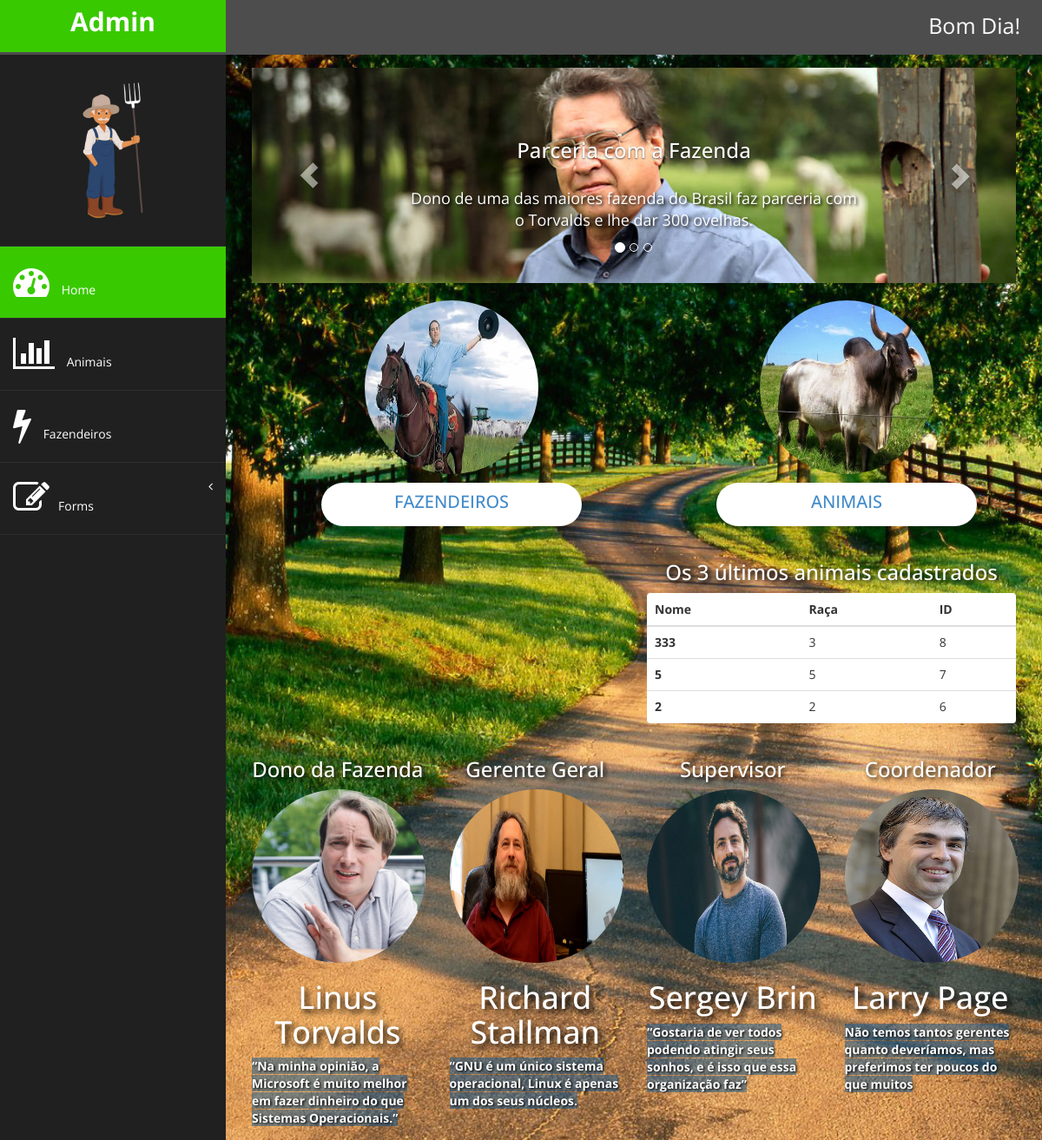
Page /gestao/ on the earlier database version.
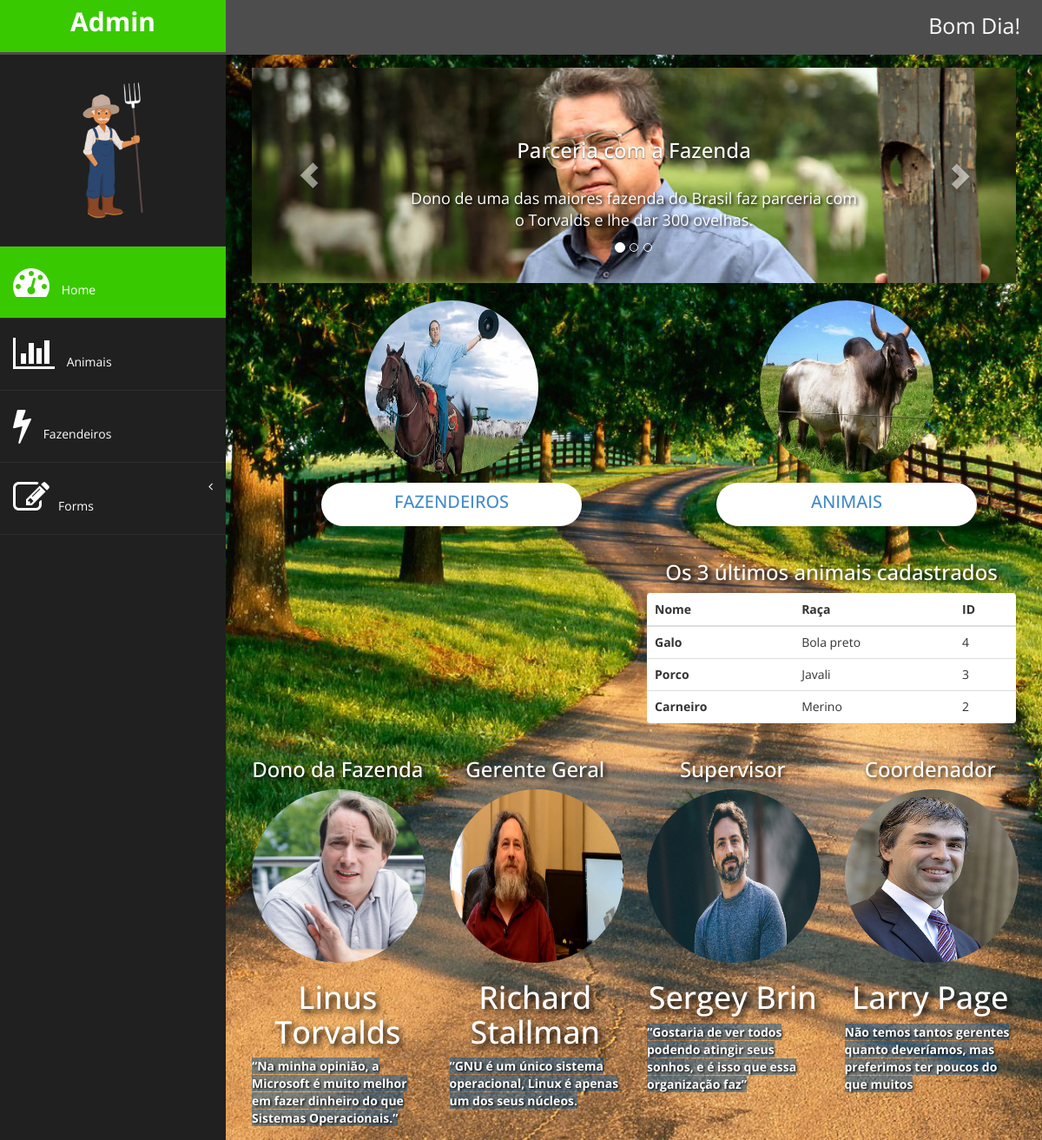
Same page on the later database version.
### gestao/models.py (models this page shows)
class Animal(models.Model):
      nome = models.CharField(max_length=20)
      sexo = models.CharField(max_length=1, choices=[('M','Macho'),('F','Fêmea')])
      raca = models.CharField(max_length=20, verbose_name='Raça')
      cientifico = models.CharField(max_length=20, verbose_name='Nome Científico')
      peso = models.DecimalField(max_digits=6, decimal_places=2)
      tamanho = models.DecimalField(max_digits=5,decimal_places=2)
      expectativa = models.IntegerField(verbose_name='Expectativa de Vida')
      tipo_criacao = models.CharField(max_length=10, choices=[('Abate','Abate'),('Reprodutor','Reprodutor')])

### gestao/views.py (the view)
# urls.py: 2. Add a URL to urlpatterns:  path('', views.home, name='home')
def home(request):
      lista = []
      animais = Animal.objects.all()
      for c in animais[::-1]:
            if len(lista) == 3:
                  break
            else:
                  lista.append(c)
      return render(request, 'home.html', {'lista':lista, 'animal':lista[0], 'turno':horario()})

### gestao/views.py (called while the page is built)
def horario():
      data_e_hora_atuais = datetime.today() - timedelta(hours=3)
      if data_e_hora_atuais.hour >= 6 and data_e_hora_atuais.hour < 12:
            return 'Bom Dia!'
      elif data_e_hora_atuais.hour >= 12 and data_e_hora_atuais.hour < 18:
            return 'Boa Tarde!'
      else:
            return 'Boa Noite!'

### gestao/templates/home.html (shortened to what the changed rows need)
{% extends 'base.html' %}
{% load static %}
{% block conteudo %}
<div class="row">
    <div class="col-md-6">
        <div class="row">
            <div class="col-md-12">
                <table class="table panel">
                    <thead>
                        <tr>
                            <th>Nome</th>
                            <th>Raça</th>
                            <th>ID</th>
                        </tr>
                    </thead>
                    <tbody>
                        {% for c in lista %}
                        <tr>
                            <th>{{c.nome}}</th>
                            <td>{{c.raca}}</td>
                            <td>{{c.id}}</td>
                        </tr>
                        {% endfor %}
                    </tbody>
                </table>
            </div>
        </div>
    </div>
</div>
<div class="row">
    <div class="col-md-3">
        <div class="nome-frase">
            <h1>Linus Torvalds</h1>
        </div>
    </div>
    <div class="col-md-3">
        <div class="nome-frase">
            <h1>Richard Stallman</h1>
        </div>
    </div>
    <div class="col-md-3">
        <div class="nome-frase">
            <h1>Sergey Brin</h1>
        </div>
    </div>
    <div class="col-md-3">
        <div class="nome-frase">
            <h1>Larry Page</h1>
        </div>
    </div>
</div>
{% endblock %}

Differences in the rows shown:
removed Animal: nome "333", raca "3", id "8"
removed Animal: nome "5", raca "5", id "7"
removed Animal: nome "2", raca "2", id "6"
now on this page (row unchanged): Animal: nome "Galo", raca "Bola preto", id "4"
now on this page (row unchanged): Animal: nome "Porco", raca "Javali", id "3"
now on this page (row unchanged): Animal: nome "Carneiro", raca "Merino", id "2"
